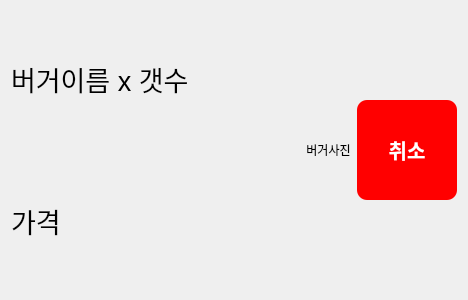
<?xml version="1.0" encoding="UTF-8"?>
<ui version="4.0">
 <class>checklist</class>
 <widget class="QWidget" name="checklist">
  <property name="geometry">
   <rect>
    <x>0</x>
    <y>0</y>
    <width>468</width>
    <height>300</height>
   </rect>
  </property>
  <property name="windowTitle">
   <string>Form</string>
  </property>
  <layout class="QGridLayout" name="gridLayout">
   <item row="1" column="0">
    <widget class="QLabel" name="price">
     <property name="sizePolicy">
      <sizepolicy hsizetype="Expanding" vsizetype="Preferred">
       <horstretch>0</horstretch>
       <verstretch>0</verstretch>
      </sizepolicy>
     </property>
     <property name="font">
      <font>
       <pointsize>20</pointsize>
      </font>
     </property>
     <property name="text">
      <string>가격</string>
     </property>
    </widget>
   </item>
   <item row="0" column="1" rowspan="2">
    <widget class="QLabel" name="image">
     <property name="text">
      <string>버거사진</string>
     </property>
     <property name="alignment">
      <set>Qt::AlignCenter</set>
     </property>
    </widget>
   </item>
   <item row="0" column="0">
    <widget class="QLabel" name="mainmenu">
     <property name="sizePolicy">
      <sizepolicy hsizetype="Expanding" vsizetype="Preferred">
       <horstretch>0</horstretch>
       <verstretch>0</verstretch>
      </sizepolicy>
     </property>
     <property name="font">
      <font>
       <pointsize>20</pointsize>
      </font>
     </property>
     <property name="text">
      <string>버거이름 x 갯수</string>
     </property>
    </widget>
   </item>
   <item row="0" column="2" rowspan="2">
    <widget class="QPushButton" name="cancelbutton">
     <property name="minimumSize">
      <size>
       <width>100</width>
       <height>100</height>
      </size>
     </property>
     <property name="styleSheet">
      <string notr="true">background-color: red;
border-width: 2px;
border-radius: 10px;
font: bold 20px;
padding: 6px;
color:white;</string>
     </property>
     <property name="text">
      <string>취소</string>
     </property>
    </widget>
   </item>
  </layout>
 </widget>
 <resources/>
 <connections/>
</ui>
